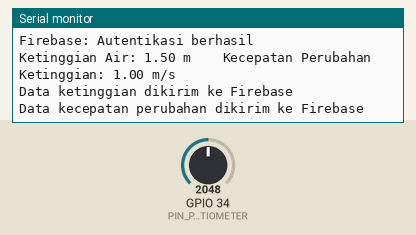
This sketch was run on a simulated ESP32. On the bench: the last lines printed to the serial monitor. Inputs (shaded band) come from the test bench; at power-on: GPIO 34 (PIN_POTENTIOMETER) = 2048. WiFi joins after 1.5 s; servers stay silent unless stated.

Above: at 2.7 s.
2.8 s: GPIO 34 (PIN_POTENTIOMETER) set to 2866
At 2.94 s:
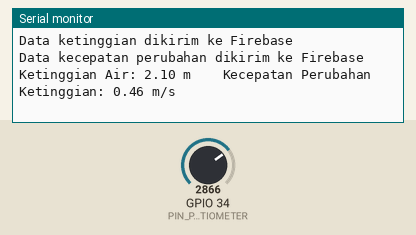
4.6 s: GPIO 34 (PIN_POTENTIOMETER) set to 3603
At 5.69 s:
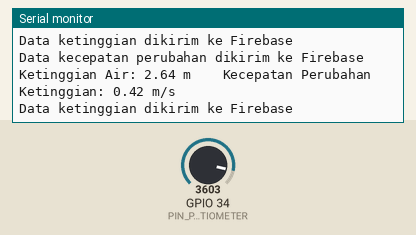
Timing chart, 0 to 7.6 s (numbered marks = the images above; inputs shaded):
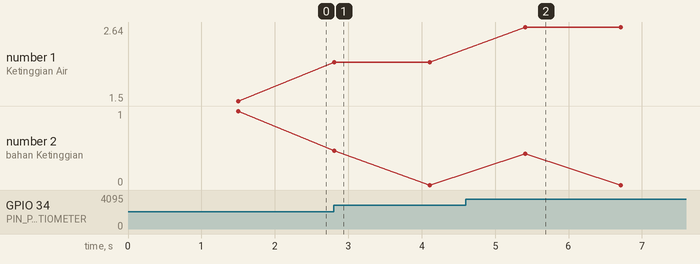

Measured:
- after the input at 2.8 s, the serial monitor: prints a new line at once (image 1)
- after the input at 4.6 s, the serial monitor: prints a new line after 0.81 s (image 2)
- plotted number 1: 1.5 → 2.1 after the input at 2.8 s, 2.1 → 2.64 after the input at 4.6 s

The sketch:

arduino.ino
```cpp
#include <WiFi.h>
#include <Firebase_ESP_Client.h>
#include "addons/TokenHelper.h"
#include "addons/RTDBHelper.h"

// Konfigurasi WiFi
const char* ssid = "Yudistira";     // Ganti dengan SSID WiFi Anda
const char* password = "siduyyyy";  // Ganti dengan password WiFi Anda

// Konfigurasi Firebase
#define API_KEY "AIzaSyA8yxmpkgivvC5RzVxKuhAr3dpihf3nlQQ"
#define DATABASE_URL "https://water-level-project-c8fab-default-rtdb.firebaseio.com"

FirebaseData fbdo;
FirebaseAuth auth;
FirebaseConfig config;

// Add after FirebaseConfig config
bool isFirebaseReady = false;

// Definisi pin untuk ESP32 WEMOS
const int PIN_POTENTIOMETER = 34; // GPIO34 (ADC1_CH6) untuk potensiometer geser B10K

// Variabel untuk perhitungan ketinggian air dan kecepatan perubahan
float lastHeight = 0.0;     // Ketinggian sebelumnya (meter)
unsigned long lastTime = 0; // Waktu sebelumnya (milidetik)

void initializeFirebase() {
  config.api_key = API_KEY;
  config.database_url = DATABASE_URL;
  config.token_status_callback = tokenStatusCallback;

  Serial.println("Menginisialisasi Firebase...");
  if (Firebase.signUp(&config, &auth, "", "")) {
    Serial.println("Firebase: Autentikasi berhasil");
    isFirebaseReady = true;
  } else {
    Serial.printf("Firebase Error: %s\n", config.signer.signupError.message.c_str());
    isFirebaseReady = false;
  }

  Firebase.begin(&config, &auth);
  Firebase.reconnectWiFi(true);
}

void setup() {
  Serial.begin(115200);     // Inisialisasi serial dengan baud rate 115200

  // Mengatur mode pin
  pinMode(PIN_POTENTIOMETER, INPUT);  // Pin potensiometer

  // Menghubungkan ke WiFi
  WiFi.begin(ssid, password);
  Serial.print("Menghubungkan ke WiFi...");
  while (WiFi.status() != WL_CONNECTED) {
    delay(500);
    Serial.print(".");
  }
  Serial.println("\nWiFi terhubung!");

  // Replace Firebase initialization with new function call
  initializeFirebase();
}

void loop() {
  // Membaca nilai ADC dari potensiometer
  int potValue = analogRead(PIN_POTENTIOMETER);  // ADC 12-bit (0-4095)

  // Mengonversi nilai ADC ke ketinggian air (0-3 meter)
  float height = (potValue / 4095.0) * 3.0;  // Skala dari 0-4095 ke 0-3 meter

  // Menghitung kecepatan perubahan ketinggian air (m/s)
  unsigned long currentTime = millis();
  float deltaTime = (currentTime - lastTime) / 1000.0;  // Selisih waktu dalam detik
  float rateOfChange = (deltaTime > 0) ? (height - lastHeight) / deltaTime : 0.0;

  // Menyimpan nilai untuk iterasi berikutnya
  lastHeight = height;
  lastTime = currentTime;

  // Menampilkan hasil ke Serial Monitor
  Serial.print("Ketinggian Air: ");
  Serial.print(height);
  Serial.print(" m    ");
  Serial.print("Kecepatan Perubahan Ketinggian: ");
  Serial.print(rateOfChange);
  Serial.println(" m/s");

  // Mengirim data ke Firebase
  if (Firebase.RTDB.setFloat(&fbdo, "/water_level/height", height)) {
    Serial.println("Data ketinggian dikirim ke Firebase");
  } else {
    Serial.println("Gagal mengirim data ketinggian: " + fbdo.errorReason());
  }
  if (Firebase.RTDB.setFloat(&fbdo, "/water_level/rate", rateOfChange)) {
    Serial.println("Data kecepatan perubahan dikirim ke Firebase");
  } else {
    Serial.println("Gagal mengirim data kecepatan: " + fbdo.errorReason());
  }

  delay(1000);  // Delay 1 detik untuk pembacaan berkala
}
```
